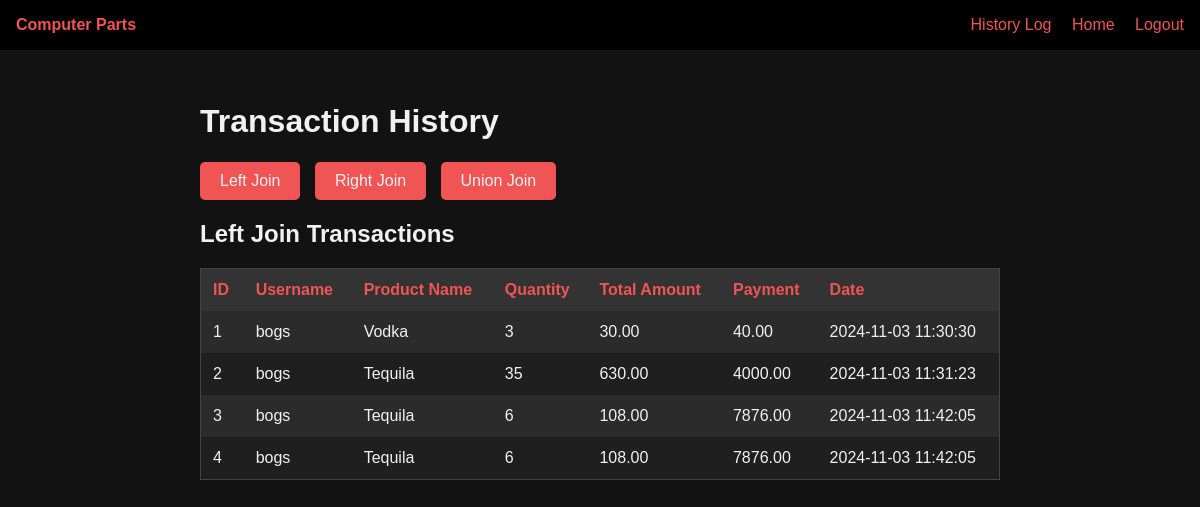
The page /history.php on the database its author committed.
### tables this page shows
CREATE TABLE `transactions` (
  `id` int(11) NOT NULL,
  `user_id` int(11) NOT NULL,
  `product_id` int(11) NOT NULL,
  `quantity` int(11) NOT NULL,
  `total_amount` decimal(10,2) NOT NULL,
  `payment` decimal(10,2) NOT NULL,
  `created_at` datetime DEFAULT current_timestamp()
);

CREATE TABLE `users` (
  `id` int(11) NOT NULL,
  `username` varchar(100) NOT NULL,
  `password` varchar(255) NOT NULL,
  `created_at` datetime DEFAULT current_timestamp(),
  `first_login` tinyint(1) NOT NULL DEFAULT 1
);

CREATE TABLE `products` (
  `id` int(11) NOT NULL,
  `name` varchar(100) NOT NULL,
  `price` decimal(10,2) NOT NULL,
  `stock` int(11) DEFAULT 0
);

### history.php (the view, shortened to what this page needs)
<?php
include 'config.php';
function fetchLeftJoinTransactions() {
    global $pdo;
    $stmt = $pdo->query("SELECT t.id, u.username, p.name AS product_name, t.quantity, t.total_amount, t.payment, t.created_at
                          FROM transactions t
                          LEFT JOIN users u ON t.user_id = u.id
                          LEFT JOIN products p ON t.product_id = p.id");
    return $stmt->fetchAll(PDO::FETCH_ASSOC);
}
$leftJoinTransactions = fetchLeftJoinTransactions();
?>
<!DOCTYPE html>
<html lang="en">
<head>
</head>
<body>
<div class="navbar">
    <div class="logo">Computer Parts</div>
    <div>
        <a href="history.php">History Log</a>
        <a href="dashboard.php">Home</a>
        <a href="logout.php">Logout</a>
    </div>
</div>
<div class="container">
    <h1>Transaction History</h1>
    <div class="button-container">
        <button onclick="showTable('leftJoin')">Left Join</button>
        <button onclick="showTable('rightJoin')">Right Join</button>
        <button onclick="showTable('unionJoin')">Union Join</button>
    </div>
    <div id="leftJoin" class="table-container">
        <h2>Left Join Transactions</h2>
        <table>
            <tr>
                <th>ID</th>
                <th>Username</th>
                <th>Product Name</th>
                <th>Quantity</th>
                <th>Total Amount</th>
                <th>Payment</th>
                <th>Date</th>
            </tr>
            <?php foreach ($leftJoinTransactions as $transaction): ?>
                <tr>
                    <td><?php echo $transaction['id']; ?></td>
                    <td><?php echo $transaction['username'] ?? 'N/A'; ?></td>
                    <td><?php echo $transaction['product_name'] ?? 'N/A'; ?></td>
                    <td><?php echo $transaction['quantity']; ?></td>
                    <td><?php echo $transaction['total_amount']; ?></td>
                    <td><?php echo $transaction['payment']; ?></td>
                    <td><?php echo $transaction['created_at']; ?></td>
                </tr>
            <?php endforeach; ?>
        </table>
    </div>
</div>
</body>
</html>

### history.php (style rules this page uses)
body { font-family: Arial, sans-serif; margin: 0; padding: 0; background-color: #121212; color: #f1f1f1; }
.navbar { background-color: #000; color: #f1f1f1; padding: 1em; display: flex; align-items: center; justify-content: space-between; }
.navbar .logo { font-weight: bold; color: #f05454; }
.navbar a { color: #f05454; margin-left: 1em; text-decoration: none; transition: color 0.3s; }
.container { padding: 2em; max-width: 800px; margin: auto; }
.button-container { margin-bottom: 20px; }
button { background-color: #f05454; color: #f1f1f1; padding: 10px 20px; border: none; border-radius: 5px; margin-right: 10px; font-size: 16px; cursor: pointer; transition: background-color 0.3s; }
table { width: 100%; border-collapse: collapse; margin-top: 20px; background-color: #1f1f1f; border: 1px solid #444; border-radius: 8px; }
th, td { padding: 12px; text-align: left; color: #f1f1f1; }
th { background-color: #333; color: #f05454; }
tr:nth-child(even) { background-color: #2b2b2b; }

### rows shown on the page
transactions: id "1", user.username "bogs", product.name "Vodka", quantity "3", total_amount "30.00", payment "40.00", created_at "2024-11-03 11:30:30"
transactions: id "2", user.username "bogs", product.name "Tequila", quantity "35", total_amount "630.00", payment "4000.00", created_at "2024-11-03 11:31:23"
transactions: id "3", user.username "bogs", product.name "Tequila", quantity "6", total_amount "108.00", payment "7876.00", created_at "2024-11-03 11:42:05"
transactions: id "4", user.username "bogs", product.name "Tequila", quantity "6", total_amount "108.00", payment "7876.00", created_at "2024-11-03 11:42:05"
